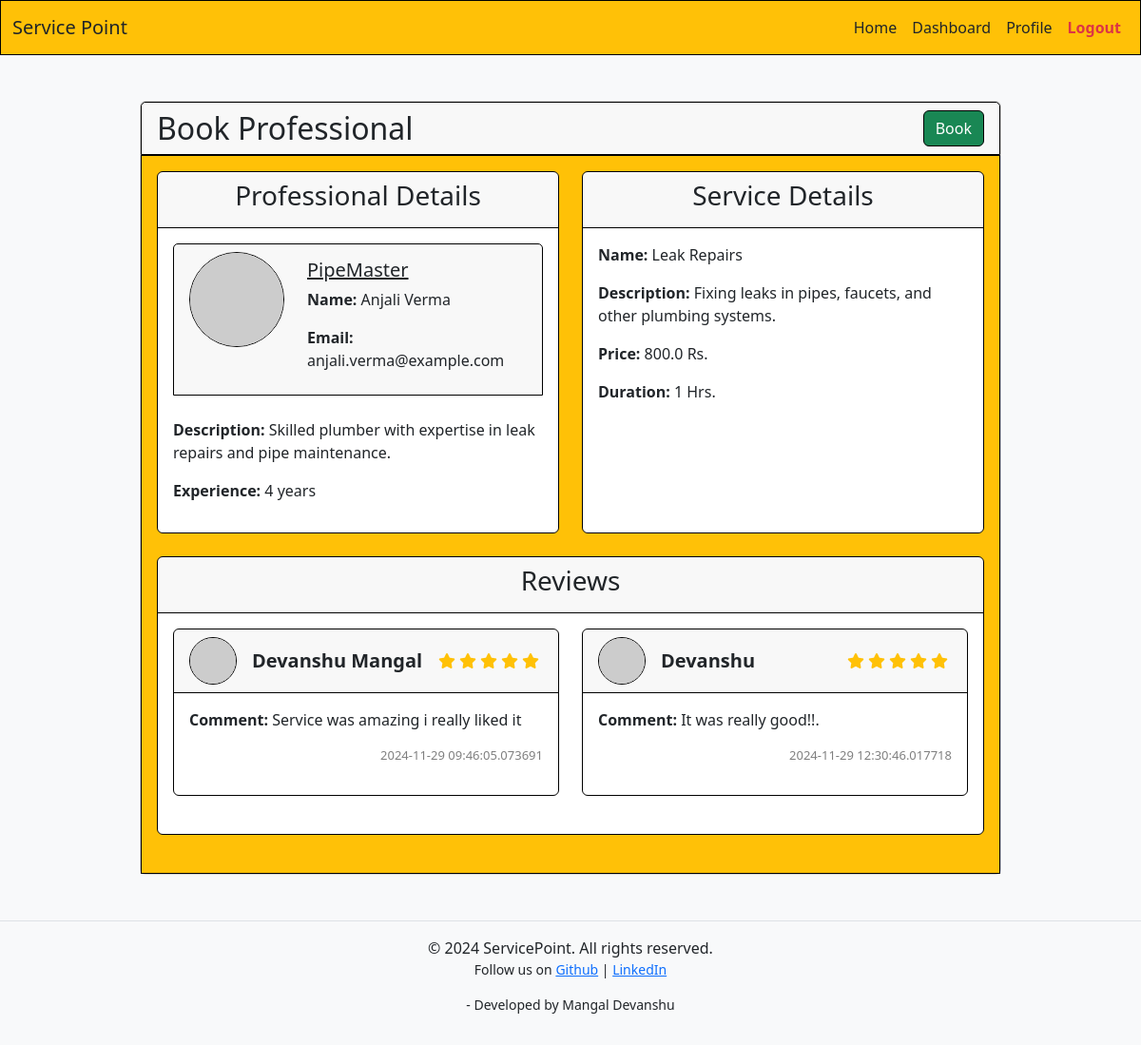
The page /ViewProfessional/1 (signed in) on the database its author committed.
### models.py (models this page shows)
class ServiceProfessional(db.Model):
    id = db.Column(db.Integer, primary_key=True)
    service = db.relationship('Service', backref='service_professional', lazy=True, uselist=False)
    service_requests = db.relationship('ServiceRequest', backref='service_request_professional', lazy=True)
    name = db.Column(db.String(64), nullable=False)
    email = db.Column(db.String(128), unique=True, nullable=False)
    category = db.Column(db.String(64), db.ForeignKey('category.name', name='fk_serviceprofessional_category'), nullable=False)
    description = db.Column(db.String(256), nullable=True)
    experience = db.Column(db.Integer, nullable=False)
    username = db.Column(db.String(32), unique=True, nullable=False)
    passhash = db.Column(db.String(256), nullable=False)
    approved = db.Column(db.Boolean, nullable=False, default=False)
    blocked = db.Column(db.Boolean, nullable=False, default=False)
    created_at = db.Column(db.DateTime, default=datetime.utcnow, nullable=False)
    transactions = db.relationship('Transaction', backref='service_professional', lazy=True)

class Service(db.Model):
    id = db.Column(db.Integer, primary_key=True)
    category_id = db.Column(db.Integer, db.ForeignKey('category.id', name='fk_service_category'), nullable=False)
    service_professional_id = db.Column(db.Integer, db.ForeignKey('service_professional.id', name='fk_service_serviceprofessional'), nullable=False)
    name = db.Column(db.String(64), nullable=False)
    description = db.Column(db.String(256), nullable=True)
    price = db.Column(db.Float, nullable=False)
    time = db.Column(db.Integer, nullable=False)
    area_pincode = db.Column(db.String(6), nullable=False)
    created_at = db.Column(db.DateTime, default=datetime.utcnow, nullable=False)
    reviews = db.relationship('Review', backref='service', lazy=True)
    service_requests = db.relationship('ServiceRequest', backref='service', lazy=True)

class Review(db.Model):
    id = db.Column(db.Integer, primary_key=True)
    service_id = db.Column(db.Integer, db.ForeignKey('service.id', name='fk_review_service'), nullable=False)
    user_id = db.Column(db.Integer, db.ForeignKey('user.id', name='fk_review_user'), nullable=False)
    description = db.Column(db.String(256), nullable=False)
    rating = db.Column(db.Integer, nullable=False)
    created_at = db.Column(db.DateTime, default=datetime.utcnow, nullable=False)

class User(db.Model):
    id = db.Column(db.Integer, primary_key=True)
    username = db.Column(db.String(32), unique=True, nullable=False)
    passhash = db.Column(db.String(256), nullable=False)
    name = db.Column(db.String(64), nullable=True)
    email = db.Column(db.String(128), unique=True, nullable=True)
    created_at = db.Column(db.DateTime, default=datetime.utcnow, nullable=False)
    blocked = db.Column(db.Boolean, nullable=False, default=False)
    service_requests = db.relationship('ServiceRequest', backref='user', lazy=True)
    transactions = db.relationship('Transaction', backref='user', lazy=True)
    reviews = db.relationship('Review', backref='user', lazy=True)

### routes.py (the view)
@app.route('/ViewProfessional/<int:id>')
@login_required
@user_required
def show_book_professional(id):
    print("Book page requested")
    service=Service.query.get(id)
    professional=ServiceProfessional.query.get(service.service_professional_id)
    if professional.blocked==True or professional.approved==False:
        flash("Professional is not available at the moment")
        return redirect(url_for('show_home'))
    print(service.id)
    reviews=Review.query.filter_by(service_id=id).all()
    print(reviews)
    return render_template("book_professional.html",service=service,professional=professional,reviews=reviews)

### routes.py (called while the page is built)
def login_required(func):
    @wraps(func)
    def inner(*args, **kwargs):
        if 'logged_in' in session:
            return func(*args, **kwargs)
        else:
            flash("You are not authorized to view this page, please login")
            return redirect(url_for('show_login'))
    return inner

def user_required(func):
    @wraps(func)
    def inner(*args, **kwargs):
        if 'logged_in' in session and session['user_type']=="user":
            return func(*args, **kwargs)
        else:
            flash("You are not authorized to view this page")
            return redirect(url_for('show_login'))
    return inner

### templates/book_professional.html (shortened to what this page needs)
{% extends 'layout.html' %}
{% block content %}
    <div class="container mt-5">
        <div class="row justify-content-center">
            <div class="col-lg-10">
                <div class="card">
                    <div class="card-header border border-black text-center d-flex justify-content-between align-items-center">
                        <h2 class="mb-0">Book Professional</h2>
                        <a href="{{ url_for('handle_book',id=service.id) }}" class="btn btn-success border border-black">Book</a>
                    </div>
                    <div class="card-body border border-black bg-warning">
                        <div class="row d-flex align-items-stretch">
                            <div class="col-md-6 mb-4">
                                <div class="card border border-black h-100">
                                    <div class="card-header border-bottom border-black text-center">
                                        <h3>Professional Details</h3>
                                    </div>
                                    <div class="card-body">
                                        <div class="card-header mb-4 border border-black d-flex">
                                            <img src="https://api.dicebear.com/9.x/lorelei/svg?seed={{service.service_professional.name}}"
                                                 class="rounded-circle border border-black mb-3"
                                                 alt="Professional Image"
                                                 style="width: 100px; height: 100px;">
                                            <div class="mx-4">
                                                <p class="fs-5 my-1"><u>{{ professional.username }}</u></p>
                                                <p><strong>Name:</strong> {{ professional.name }}</p>
                                                <p><strong>Email:</strong> {{ professional.email }}</p>
                                            </div>
                                        </div>
                                        <p><strong>Description:</strong> {{ professional.description }}</p>
                                        <p><strong>Experience:</strong> {{ professional.experience }}</p>
                                    </div>
                                </div>
                            </div>
                            <div class="col-md-6 mb-4">
                                <div class="card border border-black h-100">
                                    <div class="card-header border-bottom border-black text-center">
                                        <h3>Service Details</h3>
                                    </div>
                                    <div class="card-body">
                                        <p><strong>Name:</strong> {{ service.name }}</p>
                                        <p><strong>Description:</strong> {{ service.description }}</p>
                                        <p><strong>Price:</strong> {{ service.price }} Rs.</p>
                                        <p><strong>Duration:</strong> {{ service.time }} Hrs.</p>
                                    </div>
                                </div>
                            </div>
                        </div>
                        <div class="col-md-12 mb-4">
                            <div class="card border border-black">
                                <div class="card-header border-bottom border-black text-center">
                                    <h3>Reviews</h3>
                                </div>
                                <div class="card-body">
                                    <div class="row">
                                            {% for review in reviews %}
                                            <div class="col-md-6 mb-4">
                                                <div class="card border border-black">
                                                    <div class="card-header border-bottom border-black d-flex align-items-center justify-content-between">
                                                        <div class="d-flex align-items-center">
                                                            <img src="https://api.dicebear.com/9.x/lorelei/svg?seed={{ review.user.name }}"
                                                                 class="rounded-circle border border-black me-3"
                                                                 alt="Reviewer Image"
                                                                 style="width: 50px; height: 50px;">
                                                            <h5 class="mb-0"><strong>{{ review.user.name }}</strong></h5>
                                                        </div>
                                                        <div class="rating d-flex align-items-center">
                                                            {% for star in range(1, 6) %}
                                                            <i class="fas {% if star <= review.rating %}fa-star{% else %}fa-star-o{% endif %} text-warning me-1"></i>
                                                            {% endfor %}
                                                        </div>
                                                    </div>
                                                    <div class="card-body">
                                                        <p><strong>Comment:</strong> {{ review.description}}</p>
                                                        <p class="text-black-50 float-end"style="font-size:13px;"> {{ review.created_at }}</p>
                                                    </div>
                                                </div>
                                            </div>
                                            {% endfor %}
                                    </div>
                                </div>
                            </div>
                        </div>
                    </div>
                </div>
            </div>
        </div>
    </div>
{% endblock %}

### templates/layout.html (shortened to what this page needs)
<!DOCTYPE html>
<html lang="en">
<head>
    <link href="https://cdn.jsdelivr.net/npm/bootstrap@5.3.3/dist/css/bootstrap.min.css" rel="stylesheet">
    <link href=https://cdnjs.cloudflare.com/ajax/libs/font-awesome/6.7.1/css/all.min.css rel="stylesheet">
</head>
<body class="bg-light text-dark">
        {% include 'navbar.html' %}
    <div class="container my-5">
        {% block content %}
        {% endblock %}
    </div>
    <footer>
        {% include 'footer.html' %}
    </footer>
</body>
</html>

### templates/navbar.html (shortened to what this page needs)
<nav class="navbar navbar-expand-lg navbar-warning bg-warning border border-black">
    <div class="container-fluid">
        <a class="navbar-brand text-dark text-weight-bold  fs-5" href="{{url_for('show_index')}}">Service Point</a>
        <div class="collapse navbar-collapse" id="navbarNavDropdown">
            <ul class="navbar-nav ms-auto fs-6 ">
                {% if session.logged_in %}
                    {% if session.user_type=='admin' %}
                        <li class="nav-item">
                            <a class="nav-link active text-dark" aria-current="page" href="{{url_for('show_admin')}}">Dashboard</a>
                        </li>
                    {% elif session.user_type=='user' %}
                        <li class="nav-item">
                            <a class="nav-link active text-dark" aria-current="page" href="{{url_for('show_home')}}">Home</a>
                        </li>
                        <li class="nav-item">
                            <a class="nav-link active text-dark" aria-current="page" href="{{url_for('show_dashboard_user')}}">Dashboard</a>
                        </li>
                    {% elif session.user_type=='service professional' %}
                        <li class="nav-item">
                            <a class="nav-link active text-dark" aria-current="page" href="{{url_for('show_dashboard_professional')}}">Dashboard</a>
                        </li>
                    {% endif %}
                {% endif %}
                {% if session.logged_in %}
                <li class="nav-item">
                    <a class="nav-link text-dark" href="{{url_for('show_profile')}}">Profile</a>
                </li>
                {% endif %}
                <li class="nav-item">
                    {% if session.logged_in %}
                    <a class="nav-link text-danger fw-semibold" href="{{url_for('show_logout')}}">Logout</a>
                    {% else %}
                    <a class="nav-link text-dark" href="{{url_for('show_login')}}">Login</a>
                    {% endif %}
                </li>
            </ul>
        </div>
    </div>
</nav>

### templates/footer.html
<footer class="bg-light text-dark py-3 border-top border-darrk">
    <div class="container text-center">
        <p class="m-0">&copy; 2024 ServicePoint. All rights reserved.</p>
        <p class="small">Follow us on <a href="https://github.com/Mangal-Devanshu" target="_blank" class="text-primary">Github</a> | <a href="https://www.linkedin.com/in/devanshu-mangal-4bb666297/" target="_blank" class="text-primary">LinkedIn</a></p>
        <p class="small">- Developed by Mangal Devanshu</p>
    </div>
</footer>

### rows shown on the page
ServiceProfessional: username "PipeMaster", name "Anjali Verma", email "anjali.verma@example.com", description "Skilled plumber with expertise in leak repairs and pipe maintenance.", experience "4 years"
Service: name "Leak Repairs", description "Fixing leaks in pipes, faucets, and other plumbing systems.", price "800.0", time "1"
Review: user.name "Devanshu Mangal", rating 5 (drawn), description "Service was amazing i really liked it", created_at "2024-11-29 09:46:05.073691"
Review: user.name "Devanshu", rating 5 (drawn), description "It was really good!!.", created_at "2024-11-29 12:30:46.017718"
